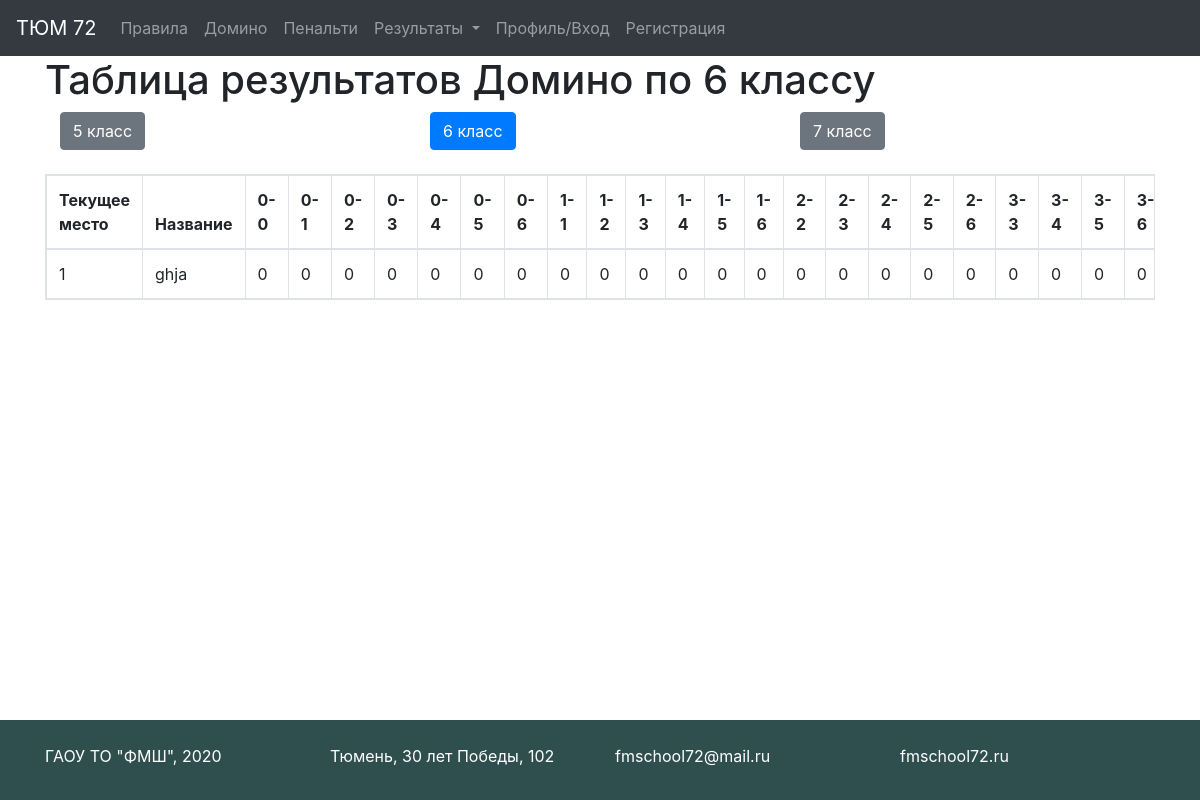
Page /results/domino/6 on the earlier database version.
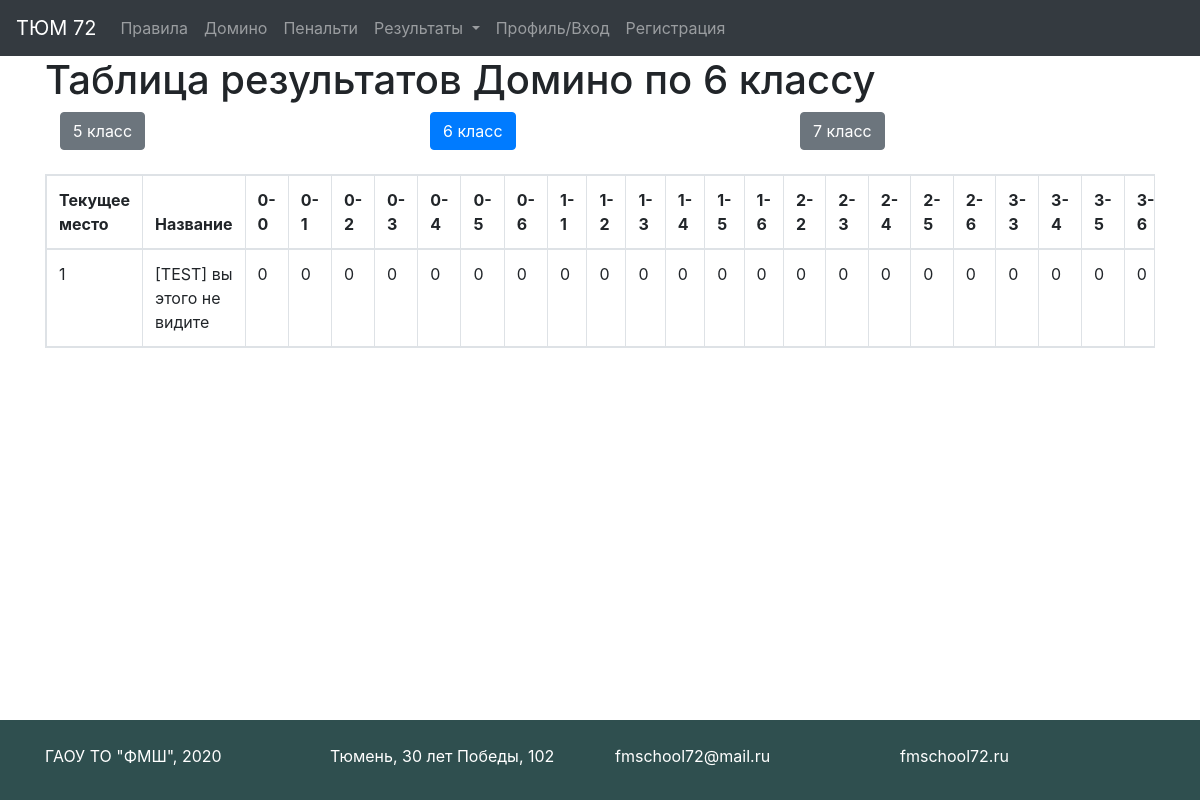
Same page on the later database version.
### tables this page shows
CREATE TABLE domino_tasks6 (id INTEGER PRIMARY KEY AUTOINCREMENT UNIQUE NOT NULL, title STRING UNIQUE NOT NULL, picked_tasks STRING DEFAULT " ", t1 NOT NULL DEFAULT '0ok', t2 NOT NULL DEFAULT '0ok', t3 NOT NULL DEFAULT '0ok', t4 NOT NULL DEFAULT '0ok', t5 NOT NULL DEFAULT '0ok', t6 NOT NULL DEFAULT '0ok', t7 NOT NULL DEFAULT '0ok', t8 NOT NULL DEFAULT '0ok', t9 NOT NULL DEFAULT '0ok', t10 NOT NULL DEFAULT '0ok', t11 NOT NULL DEFAULT '0ok', t12 NOT NULL DEFAULT '0ok', t13 NOT NULL DEFAULT '0ok', t14 NOT NULL DEFAULT '0ok', t15 NOT NULL DEFAULT '0ok', t16 NOT NULL DEFAULT '0ok', t17 NOT NULL DEFAULT '0ok', t18 NOT NULL DEFAULT '0ok', t19 NOT NULL DEFAULT '0ok', t20 NOT NULL DEFAULT '0ok', t21 NOT NULL DEFAULT '0ok', t22 NOT NULL DEFAULT '0ok', t23 NOT NULL DEFAULT '0ok', t24 NOT NULL DEFAULT '0ok', t25 NOT NULL DEFAULT '0ok', t26 NOT NULL DEFAULT '0ok', t27 NOT NULL DEFAULT '0ok', t28 NOT NULL DEFAULT '0ok', sum INTEGER DEFAULT (0));

### app.py (the view)
@app.route('/results/<game>/<grade>')
def results(game, grade):
    grade = str(grade)
    team = ''
    if is_auth() and str(current_user.grade) == str(grade):
        team = current_user.team_name
    titles = {'domino': 'Домино', 'penalty': 'Пенальти'}
    if game == 'domino':
        info = domino_info
        number = 28
        keys = domino_keys
    else:
        info = penalty_info
        number = 16
        keys = penalty_keys
    table = game + '_tasks' + str(grade)
    con = sqlite3.connect(os.path.join("db", "tasks.db"))
    cur = con.cursor()
    results = cur.execute(f"SELECT * from {table} ORDER BY sum DESC").fetchall()
    con.close()
    team_num = len(results)
    return render_template("results.html", team=team, results=results, title=titles[game],
                           grade=grade,
                           info=info, number=number, team_num=team_num, keys=keys)

### app.py (called while the page is built)
def is_auth():
    return current_user.is_authenticated

### templates/results.html (shortened to what this page needs)
{% extends "base.html" %}
{% block content %}
    <h1>Таблица результатов {{ title }} по {{ grade }} классу</h1>
    <div class="container">
        <div class="row">
            {% for grd in ['5', '6', '7'] %}
                {% set a_grd = "./" + grd %}
                {% if grd == grade %}
                    <div class="col-sm">
                        <a href={{a_grd}} type="button" class="btn btn-primary">{{grd}} класс</a></div>
                {% else %}
                    <div class="col-sm">
                        <a href={{a_grd}} type="button" class="btn btn-secondary">{{grd}} класс</a></div>
                {% endif %}
            {% endfor %}
        </div>
    </div>
    <br>
    <table class="table table-bordered table-responsive" id="results">
        <thead>
        <tr>
            <th> Текущее место</th>
            <th> Название</th>
            {% for task in keys %}
                <th width="10%"> {{ info[grade][task]['name'] }} </th>
            {% endfor %}
        </tr>
        </thead>
        {% for place in range(team_num) %}
            <tr>
                {% if results[place][1] == team %}
                    <td class="table-primary"> {{ place + 1 }} </td>
                    <td class="table-primary"> {{ results[place][1] }} </td>
                {% else %}
                    <td> {{ place + 1 }} </td>
                    <td> {{ results[place][1] }} </td>
                {% endif %}
                {% if title == 'Домино' %}
                    {% set step = 3 %}
                {% else %}
                    {% set step = 2 %}
                {% endif %}
                {% for i in range(step, number + step) %}
                    {% set state = results[place][i][-2:] %}
                    {% set points = results[place][i][:-2] %}
                    {% if state == 'af' %}
                        <td class="table-success" width="30px"> {{ points }} </td>
                    {% elif state in ['ff', 'as', 'bf'] %}
                        <td class="table-warning" width="30px"> {{ points }} </td>
                    {% elif state == 'fs' %}
                        <td class="table-danger" width="30px"> {{ points }} </td>
                    {% else %}
                        <td width="30px"> {{ points }} </td>
                    {% endif %}
                {% endfor %}
            </tr>
        {% endfor %}
    </table>
{% endblock %}

### templates/base.html (shortened to what this page needs)
<!doctype html>
<html lang="ru">
<head>
    <link rel="stylesheet"
          href="https://stackpath.bootstrapcdn.com/bootstrap/4.4.1/css/bootstrap.min.css"
>
    <link rel="stylesheet" type="text/css" href="/static/css/style.css"/>
</head>
<body>
<div id="page-container">
    <div id="content-wrap">
        <header>
            <nav class="navbar navbar-expand-lg navbar-dark bg-dark">
                <a class="navbar-brand" href="/">ТЮМ 72</a>
                <div class="collapse navbar-collapse" id="navbarNav">
                    <ul class="navbar-nav">
                        <li class="nav-item">
                            <a class="nav-link" href="/rules">Правила</a>
                        </li>
                        <li class="nav-item">
                            <a class="nav-link" href="/domino">Домино</a>
                        </li>
                        <li class="nav-item">
                            <a class="nav-link" href="/penalty">Пенальти</a>
                        </li>
                        <li class="nav-item dropdown">
                            <a class="nav-link dropdown-toggle" href="#" id="navbarDropdown"
                               role="button" data-toggle="dropdown" aria-haspopup="true"
                               aria-expanded="false">
                                Результаты
                            </a>
                        </li>
                        <li class="nav-item">
                            <a class="nav-link" href="/profile">Профиль/Вход</a>
                        </li>
                        <li class="nav-item">
                            <a class="nav-link" href="/sign_up">Регистрация</a>
                        </li>
                    </ul>
                </div>
            </nav>
        </header>
        <main role="main" class="container">
            {% block content %}{% endblock %}
        </main>
    </div>
    <footer id="footer">
        <br>
        <div class="container">
            <div class="row align-items-center">
                <div class="col">
                    ГАОУ ТО "ФМШ", 2020
                </div>
                <div class="col">
                    <a href="https://www.google.com/maps/place/ул.+30+лет+Победы,+102,+Тюмень,+Тюменская+обл.,+625051/@57.1161719,65.5862042,17z/data=!3m1!4b1!4m5!3m4!1s0x43bbe0de6f18b76f:0xbbb0b63150a73e69!8m2!3d57.116169!4d65.5883929?hl=ru">
                        Тюмень, 30 лет Победы, 102
                    </a>
                </div>
                <div class="col">
                    <a href="mailto:fmschool72@mail.ru?subject=ТЮМ 72" target="_blank">
                        fmschool72@mail.ru
                    </a>
                </div>
                <div class="col">
                    <a href="https://fmschool72.ru/" target="_blank">fmschool72.ru</a>
                </div>
            </div>
        </div>
    </footer>
</div>
</body>
</html>

### static/css/style.css (style rules this page uses)
#page-container { position: relative; min-height: 100vh; }
#content-wrap { padding-bottom: 5rem; }
#footer { background: darkslategrey; color: white; position: absolute; bottom: 0; width: 100%; height: 5rem; }
footer a { color:white; }

Differences in the rows shown:
removed domino_tasks6: title "ghja"
added domino_tasks6: title "[TEST] вы этого не видите"
Other differences:
new list line: "1 0 0 0 0 0 0 0 0 0 0 0 0 0 0 0 0 0 0 0 0 0 0"
list line gone: "1 0 0 0 0 0 0 0 0 0 0 0 0 0 0 0 0 0 0 0 0 0 0"
